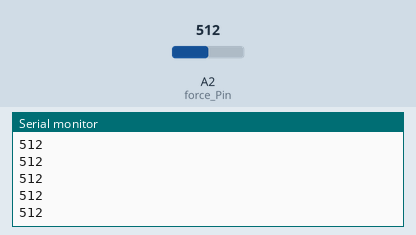
Simulated run of this sketch. Board: Arduino Uno, built with avr-gcc and run on an emulated ATmega328P. Parts: the last lines printed to the serial monitor. The inputs (shaded band) are chosen by the test bench; at power-on: A2 (force_Pin) = 512.

Above: at 1.2 s.
1.3 s: A2 (force_Pin) set to 716
At 2.4 s:
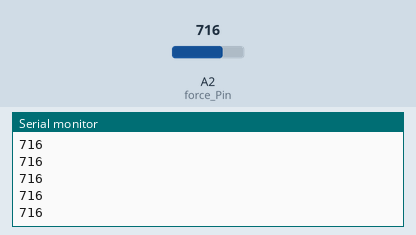
2.8 s: A2 (force_Pin) set to 900
At 3.9 s:
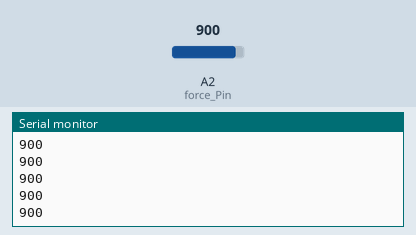
Timing chart, 0 to 5.8 s (numbered marks = the images above; inputs shaded):
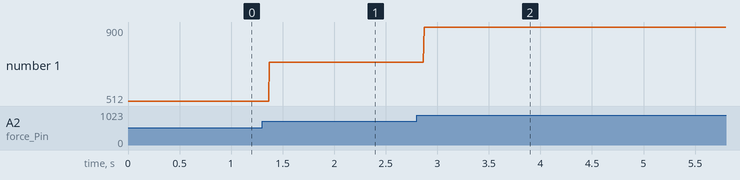

The sketch:

forcesensor.ino
```cpp
int forceReading;
int force_Pin=2;

void setup(){
 Serial.begin(9600);
}

void getForce(){
 forceReading = analogRead(force_Pin);
 Serial.println(forceReading);
}


void loop(){
    getForce();
}
```

Measured:
- after the input at 1.3 s, the serial monitor: prints a new line after 0.07 s (image 1)
- after the input at 2.8 s, the serial monitor: prints a new line after 0.07 s (image 2)
- plotted number 1: 512 → 716 after the input at 1.3 s, 716 → 900 after the input at 2.8 s
